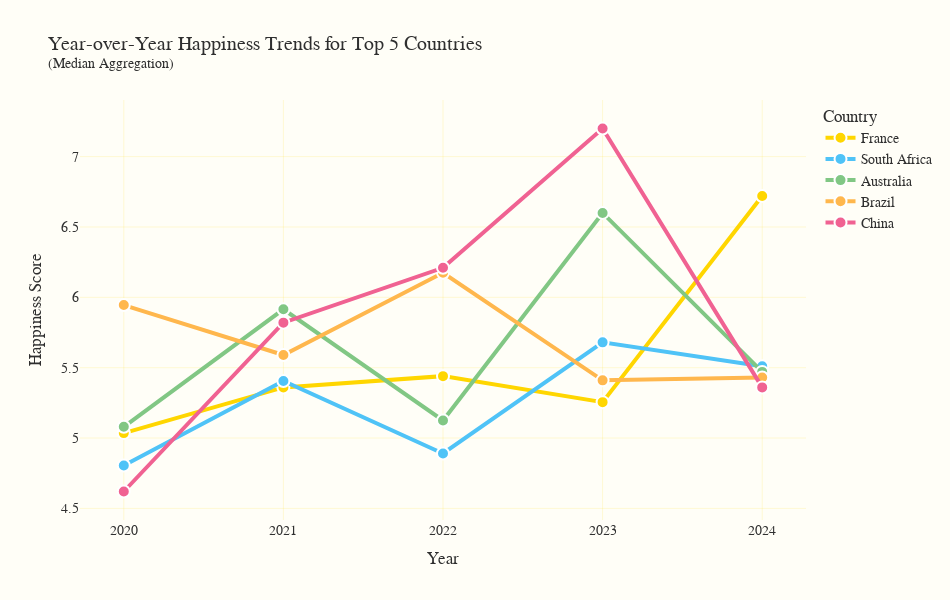

The cell this chart's notebook holds for it:
### Code cell
# Aggregate duplicates by median
df_median = df.groupby(['Country', 'Year'], as_index=False).median(numeric_only=True)

# Define the years you want to show
years = [2020, 2021, 2022, 2023, 2024]

# Get top 5 countries by median happiness score in the latest year
latest_year = max(years)
top5 = df_median[df_median['Year'] == latest_year].nlargest(5, 'Happiness_Score')['Country'].tolist()

# Filter for those countries and years
trend_data = df_median[df_median['Country'].isin(top5) & df_median['Year'].isin(years)]

# Happiness-inspired color palette
happiness_colors = ['#FFD600', '#4FC3F7', '#81C784', '#FFB74D', '#F06292']

# Create Plotly figure
fig = go.Figure()

for i, country in enumerate(top5):
    country_data = trend_data[trend_data['Country'] == country].sort_values('Year')
    fig.add_trace(go.Scatter(
        x=country_data['Year'],
        y=country_data['Happiness_Score'],
        mode='lines+markers',
        name=country,
        line=dict(color=happiness_colors[i], width=4),
        marker=dict(size=12, color=happiness_colors[i], line=dict(width=2, color='white')),
        hovertemplate=f'<b>{country}</b><br>Year: %{{x}}<br>Happiness Score: %{{y:.2f}}<extra></extra>'
    ))

fig.update_layout(
    title='Year-over-Year Happiness Trends for Top 5 Countries<br><sup>(Median Aggregation)</sup>',
    xaxis=dict(
        title='Year',
        tickmode='array',
        tickvals=years,
        ticktext=[str(y) for y in years]
    ),
    yaxis_title='Happiness Score',
    plot_bgcolor='#FFFEF7',
    paper_bgcolor='#FFFEF7',
    font=dict(family='Arial, sans-serif', size=14, color='#2F2F2F'),
    legend_title='Country',
    hovermode='x unified',
    width=950,
    height=600
)
fig.update_xaxes(showgrid=True, gridcolor='rgba(255,214,0,0.15)')
fig.update_yaxes(showgrid=True, gridcolor='rgba(255,214,0,0.15)')
fig.show()

### Figure 1 — Plotly figure (JSON) as saved in the notebook; plotly's stock layout.template omitted (floating-point values rounded to 4 significant figures)
{"data": [{"hovertemplate": "<b>France</b><br>Year: %{x}<br>Happiness Score: %{y:.2f}<extra></extra>", "line": {"color": "#FFD600", "width": 4}, "marker": {"color": "#FFD600", "line": {"color": "white", "width": 2}, "size": 12}, "mode": "lines+markers", "name": "France", "type": "scatter", "x": [2020, 2021, 2022, 2023, 2024], "y": [5.035, 5.36, 5.44, 5.255, 6.72]}, {"hovertemplate": "<b>South Africa</b><br>Year: %{x}<br>Happiness Score: %{y:.2f}<extra></extra>", "line": {"color": "#4FC3F7", "width": 4}, "marker": {"color": "#4FC3F7", "line": {"color": "white", "width": 2}, "size": 12}, "mode": "lines+markers", "name": "South Africa", "type": "scatter", "x": [2020, 2021, 2022, 2023, 2024], "y": [4.805, 5.405, 4.89, 5.68, 5.51]}, {"hovertemplate": "<b>Australia</b><br>Year: %{x}<br>Happiness Score: %{y:.2f}<extra></extra>", "line": {"color": "#81C784", "width": 4}, "marker": {"color": "#81C784", "line": {"color": "white", "width": 2}, "size": 12}, "mode": "lines+markers", "name": "Australia", "type": "scatter", "x": [2020, 2021, 2022, 2023, 2024], "y": [5.08, 5.915, 5.125, 6.6, 5.47]}, {"hovertemplate": "<b>Brazil</b><br>Year: %{x}<br>Happiness Score: %{y:.2f}<extra></extra>", "line": {"color": "#FFB74D", "width": 4}, "marker": {"color": "#FFB74D", "line": {"color": "white", "width": 2}, "size": 12}, "mode": "lines+markers", "name": "Brazil", "type": "scatter", "x": [2020, 2021, 2022, 2023, 2024], "y": [5.945, 5.59, 6.175, 5.41, 5.43]}, {"hovertemplate": "<b>China</b><br>Year: %{x}<br>Happiness Score: %{y:.2f}<extra></extra>", "line": {"color": "#F06292", "width": 4}, "marker": {"color": "#F06292", "line": {"color": "white", "width": 2}, "size": 12}, "mode": "lines+markers", "name": "China", "type": "scatter", "x": [2020, 2021, 2022, 2023, 2024], "y": [4.62, 5.82, 6.21, 7.2, 5.36]}], "layout": {"font": {"color": "#2F2F2F", "family": "Arial, sans-serif", "size": 14}, "height": 600, "hovermode": "x unified", "legend": {"title": {"text": "Country"}}, "paper_bgcolor": "#FFFEF7", "plot_bgcolor": "#FFFEF7", "title": {"text": "Year-over-Year Happiness Trends for Top 5 Countries<br><sup>(Median Aggregation)</sup>"}, "width": 950, "xaxis": {"gridcolor": "rgba(255,214,0,0.15)", "showgrid": true, "tickmode": "array", "ticktext": ["2020", "2021", "2022", "2023", "2024"], "tickvals": [2020, 2021, 2022, 2023, 2024], "title": {"text": "Year"}}, "yaxis": {"gridcolor": "rgba(255,214,0,0.15)", "showgrid": true, "title": {"text": "Happiness Score"}}}}
